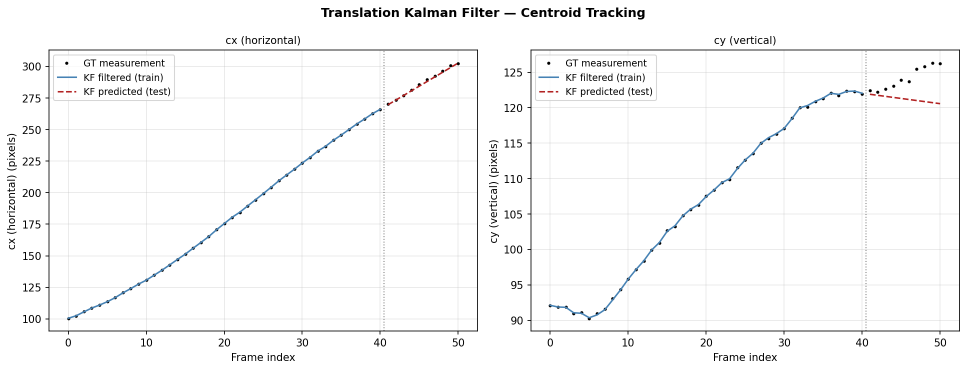
#> input picture assessment2/output_tracking/translation_tracking.png, 1934 x 740 px, given in place of parachute_00000.png, which was not available (shown at 1/2 size)
$ python kalman_tracking.py
#> lines starting #> are read from the running program, lines starting #| are printed output that depends on the picture; pictures that were not available may be replaced by others from this repository, and a replacement may not be noted
#Object Tracking: Kalman Filter for Translation and Rotation
#Tools used in this file:
#Tool: GitHub CoPilot, for code completion
#for example function body, variable and function names

import os
import numpy as np
import cv2
import matplotlib
matplotlib.use('Agg')
import matplotlib.pyplot as plt

BASE   = os.path.dirname(os.path.abspath(__file__))
GT_DIR = os.path.join(BASE, 'parachute', 'parachute', 'GT')
OUT_DIR = os.path.join(BASE, 'output_tracking')
os.makedirs(OUT_DIR, exist_ok=True)

N_FRAMES       = 51
TRAIN_FRAMES   = 41    # frames 0–40 used for filter initialisation/tuning
PREDICT_FRAMES = 10    # frames 41–50 evaluated
PARACHUTE_LABEL = 255


#measurement extraction from GT masks


def load_mask(frame_idx: int) -> np.ndarray:
    path = os.path.join(GT_DIR, f'parachute_{frame_idx:05d}.png')
    gt   = cv2.imread(path, cv2.IMREAD_GRAYSCALE)
    if gt is None:
        raise FileNotFoundError(path)
    return (gt == PARACHUTE_LABEL).astype(np.uint8) * 255


def compute_centroid(mask: np.ndarray):
    """Return (cx, cy) centroid of the foreground region."""
    M = cv2.moments(mask)
    if M['m00'] == 0:
        return np.nan, np.nan
    cx = M['m10'] / M['m00']
    cy = M['m01'] / M['m00']
    return cx, cy


def compute_orientation(mask: np.ndarray) -> float:
    """
    Estimate the parachute's orientation angle θ (degrees) using second-order
    central moments.

    The covariance matrix of the region is:
        Σ = [[μ20, μ11], [μ11, μ02]] / m00

    The principal axis direction (angle of the major axis) is:
        θ = 0.5 · atan2(2·μ11, μ20 - μ02)

    This gives θ in [-90°, 90°], i.e. unsigned/modulo-180°.
    Returns degrees in [0°, 180°) for consistency.
    """
    M = cv2.moments(mask)
    if M['m00'] == 0:
        return np.nan
    mu20 = M['mu20'] / M['m00']
    mu02 = M['mu02'] / M['m00']
    mu11 = M['mu11'] / M['m00']
    theta_rad = 0.5 * np.arctan2(2.0 * mu11, mu20 - mu02)
    theta_deg = np.degrees(theta_rad)   # in [-90°, 90°]
    # Map to [0°, 180°)
    if theta_deg < 0:
        theta_deg += 180.0
    return theta_deg


# [17 lines left out: function unwrap_angles, not called in this run]


def extract_all_measurements() -> tuple:
    """
    Returns:
        centroids  - (N, 2) array of (cx, cy)
        angles_raw - (N,)   array of θ in [0°, 180°)
        angles_uw  - (N,)   unwrapped angle sequence
    """
    centroids  = np.zeros((N_FRAMES, 2))
    angles_raw = np.zeros(N_FRAMES)
    for i in range(N_FRAMES):
        mask         = load_mask(i)
#> in load_mask, `return (gt == PARACHUTE_LABEL).astype(np.uint8) * 255`:
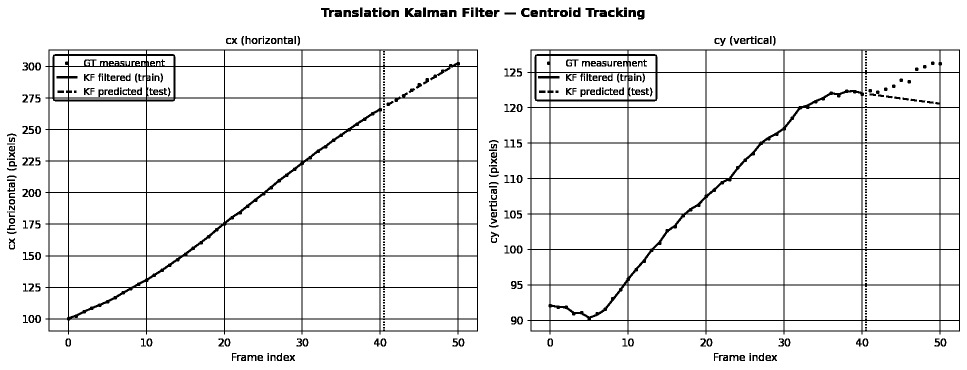
#> returned value: shape (740, 1934) (shown at 1/2 size); 93.3% white; black in thin lines or dots
        cx, cy       = compute_centroid(mask)
#> in compute_centroid, `M = cv2.moments(mask)`: M = moments, m00 340350030, centre m10/m00, m01/m00 = (969.2, 371.6)
#> in compute_centroid, `cx = M['m10'] / M['m00']`: cx = 969.2
#> in compute_centroid, `cy = M['m01'] / M['m00']`: cy = 371.6
#> cx = 969.2; cy = 371.6
        centroids[i] = [cx, cy]
        angles_raw[i]= compute_orientation(mask)
#> in compute_orientation, `mu20 = M['mu20'] / M['m00']`: mu20 = 312862
#> in compute_orientation, `mu02 = M['mu02'] / M['m00']`: mu02 = 45888.6
#> in compute_orientation, `mu11 = M['mu11'] / M['m00']`: mu11 = -282.2
#> in compute_orientation, `theta_rad = 0.5 * np.arctan2(2.0 * mu11, mu20 - mu02)`: theta_rad = -0.00106
#> in compute_orientation, `theta_deg = np.degrees(theta_rad)`: theta_deg = -0.0606
#> in compute_orientation, `theta_deg += 180.0`: theta_deg = 179.9
#> pass 2 of the loop in extract_all_measurements, `for i in range(N_FRAMES):`:
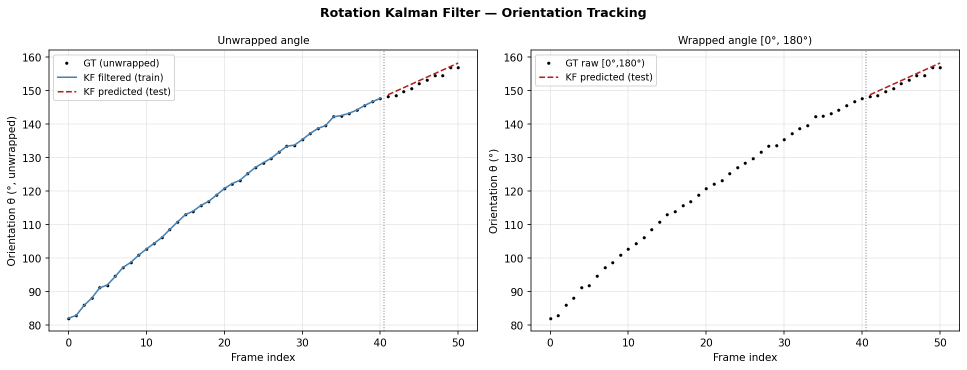
#> input picture assessment2/output_tracking/rotation_tracking.png, 1934 x 740 px, given in place of parachute_00001.png, which was not available (shown at 1/2 size)
#> in load_mask (call 2), `return (gt == PARACHUTE_LABEL).astype(np.uint8) * 255`:
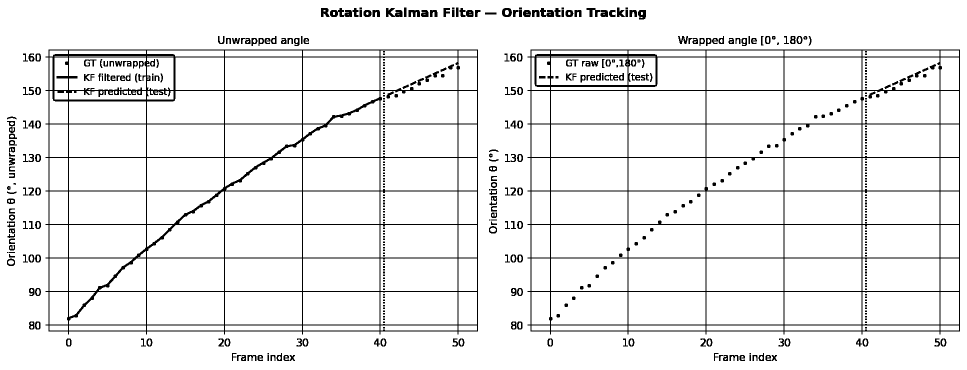
#> returned value: shape (740, 1934) (shown at 1/2 size); 93.3% white; black in thin lines or dots
#> in extract_all_measurements, `cx, cy       = compute_centroid(mask)`: cx = 969.5; cy = 372.1
    angles_uw = unwrap_angles(angles_raw)
    return centroids, angles_raw, angles_uw


#kalman filter - generic constant-velocity implementation

class KalmanFilter1D:
    """
    Scalar constant-velocity Kalman filter.

    State vector:   x = [position, velocity]ᵀ
    Observation:    z = position  (scalar)

    Matrices
    --------
    F (transition):  [[1, dt], [0, 1]]
    H (observation): [[1, 0]]
    Q (process noise):  diagonal, tuned from training residuals
    R (measurement noise): scalar, tuned from training residuals
    """

    # [30 lines left out: functions __init__, initialise, predict, update, not called in this run]


class KalmanFilter2D:
    """
    Two-channel constant-velocity Kalman filter for (cx, cy).

    Treats x and y as independent 1-D filters sharing the same noise params.
    """

    def __init__(self, dt=1.0, q_pos=1.0, q_vel=0.5, r=5.0):
        self.kf_x = KalmanFilter1D(dt, q_pos, q_vel, r)
        self.kf_y = KalmanFilter1D(dt, q_pos, q_vel, r)

    # [4 lines left out: function initialise, not called in this run]

    def predict(self):
        return self.kf_x.predict(), self.kf_y.predict()

    def update(self, cx, cy):
        return self.kf_x.update(cx), self.kf_y.update(cy)


#noise parameter tuning (from training residuals)
# [272 lines left out: functions estimate_noise_params, run_translation_filter, run_rotation_filter, angular_error, compute_errors, print_error_table and 5 more, not called in this run]

#main
if __name__ == '__main__':
    print('--- Object Tracking with Kalman Filters -------------------------')

    print('\n[1/5] Extracting measurements from GT masks ...')
#> (the run stopped early here; a loop or call above may not have finished)
